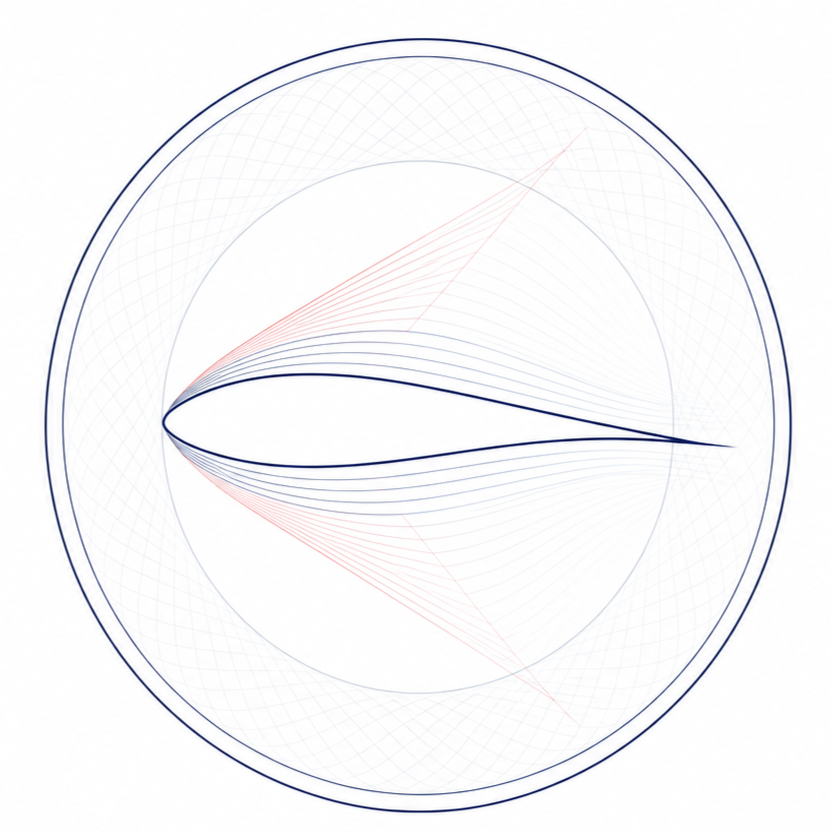
#> input picture airfoil - copy.png, 831 x 833 px
$ python trace_streams.py
#> lines starting #> are read from the running program, lines starting #| are printed output that depends on the picture
"""Track the emblem's flow streamlines and red fan rays as continuous curves.

The previous generator (rebuild_logo_flow_and_tail.py) built the flow bands by
interpolating a handful of hand-entered guide values with PCHIP. PCHIP is only
C1, so curvature jumps at every guide point, and the per-4px cubic emission
faithfully reproduced those jumps: the rendered streamlines visibly kink instead
of flowing. The red fan was worse - straight segments to fixed end points, so
the rays cut across the blue streamlines instead of hugging them and spreading
gradually.

This module measures the strokes instead. Each stroke is followed column by
column with sub-pixel ridge detection and slope prediction, which keeps
neighbouring streamlines from being swapped, then the polyline is fitted with a
natural C2 cubic spline. Only the spline knots are written to the SVG, so the
emitted path is smooth by construction.
"""

from __future__ import annotations

import argparse
from dataclasses import dataclass, field
from pathlib import Path

import numpy as np
from PIL import Image
from scipy.interpolate import CubicSpline
from scipy.signal import savgol_filter

ROOT = Path(__file__).resolve().parent.parent


def load_rgb(path: Path) -> np.ndarray:
    img = Image.open(path)
    if img.mode in ("RGBA", "LA", "P"):
        img = img.convert("RGBA")
        flat = Image.new("RGBA", img.size, (255, 255, 255, 255))
        flat.alpha_composite(img)
        img = flat
    return np.asarray(img.convert("RGB"), dtype=np.float64)


def responses(rgb: np.ndarray) -> dict[str, np.ndarray]:
    """Per-family ridge response maps.

    `ink` is total coverage; `chroma` is positive for the cool strokes and
    negative for the warm ones, which separates the red fan from the blue
    streamlines even where they cross.
    """
    r, g, b = rgb[..., 0], rgb[..., 1], rgb[..., 2]
    ink = 255.0 - rgb.min(axis=2)
    chroma = (b + g) / 2.0 - r
    return {
        "ink": ink,
        "red": np.where(chroma < -2.0, ink, 0.0),
        "blue": np.where(chroma > 2.0, ink, 0.0),
        "dark": 255.0 - rgb.mean(axis=2) + 0.55 * np.maximum(0.0, b - r),
    }


def column_peaks(resp: np.ndarray, x: int, y0: float, y1: float, thresh: float) -> list[float]:
    """Sub-pixel local maxima of one column between y0 and y1."""
    lo, hi = max(1, int(np.floor(y0))), min(resp.shape[0] - 2, int(np.ceil(y1)))
    col = resp[:, x]
    out: list[float] = []
    for y in range(lo, hi + 1):
        if col[y] < thresh or col[y] < col[y - 1] or col[y] < col[y + 1]:
            continue
        denom = col[y - 1] - 2.0 * col[y] + col[y + 1]
        shift = 0.0 if abs(denom) < 1e-9 else 0.5 * (col[y - 1] - col[y + 1]) / denom
        out.append(y + float(np.clip(shift, -1.0, 1.0)))
    merged: list[float] = []
    for y in out:
        if merged and y - merged[-1] < 2.0:
            merged[-1] = 0.5 * (merged[-1] + y)
        else:
            merged.append(y)
    return merged


@dataclass
class Stream:
    xs: list[float] = field(default_factory=list)
    ys: list[float] = field(default_factory=list)

    def as_arrays(self) -> tuple[np.ndarray, np.ndarray]:
        order = np.argsort(self.xs)
        return np.asarray(self.xs)[order], np.asarray(self.ys)[order]


def track(
    resp: np.ndarray,
    seed_x: int,
    seed_y: float,
    x_min: int,
    x_max: int,
    thresh: float,
    step: int = 2,
    window: float = 3.0,
    max_slope_change: float = 1.4,
) -> Stream:
    """Follow one ridge left and right of a seed using slope extrapolation."""
    s = Stream([float(seed_x)], [float(seed_y)])
    for direction in (+1, -1):
        x, y, slope, misses = seed_x, seed_y, 0.0, 0
        while True:
            nx = x + direction * step
            if nx < x_min or nx > x_max:
                break
            predicted = y + slope * direction * step
            cands = column_peaks(resp, int(nx), predicted - window, predicted + window, thresh)
            if not cands:
                misses += 1
                if misses > 3:
                    break
                x, y = nx, predicted
                continue
            misses = 0
            ny = min(cands, key=lambda c: abs(c - predicted))
            new_slope = (ny - y) / (direction * step)
            if abs(new_slope - slope) > max_slope_change:
                new_slope = slope + np.sign(new_slope - slope) * max_slope_change
                ny = y + new_slope * direction * step
            slope = new_slope
            x, y = nx, ny
            s.xs.append(float(x))
            s.ys.append(float(y))
    return s


# [22 lines left out: functions fmt, spline_to_path, not called in this run]


def report(name: str, streams: list[Stream]) -> None:
    print(f"--- {name}: {len(streams)} streams ---")
    for i, s in enumerate(streams):
        x, y = s.as_arrays()
        if x.size < 4:
            print(f"  {i:2d}: too short ({x.size} samples)")
            continue
        print(
            f"  {i:2d}: x {x[0]:6.1f}..{x[-1]:6.1f} ({x.size:3d} pts)"
            f"  y {y.min():6.1f}..{y.max():6.1f}  start {y[0]:6.1f} end {y[-1]:6.1f}"
        )


def main() -> None:
    ap = argparse.ArgumentParser()
    ap.add_argument("--png", default="airfoil - copy.png")
    ap.add_argument("--family", default="blue", choices=["blue", "red", "dark", "ink"])
    ap.add_argument("--seed-x", type=int, default=400)
    ap.add_argument("--band", default="300,430", help="y0,y1 to look for seeds in")
    ap.add_argument("--x-range", default="170,760")
    ap.add_argument("--thresh", type=float, default=10.0)
    ap.add_argument("--knot-step", type=float, default=16.0)
    ap.add_argument("--emit", action="store_true", help="print SVG path data")
    args = ap.parse_args()

    rgb = load_rgb(ROOT / args.png)
#> in load_rgb, img is the input picture: PIL image 831x833 RGBA; mean R, G, B, A 249, 248.9, 250.3, 255
    resp = responses(rgb)[args.family]
#> in responses, `r, g, b = rgb[..., 0], rgb[..., 1], rgb[..., 2]`:
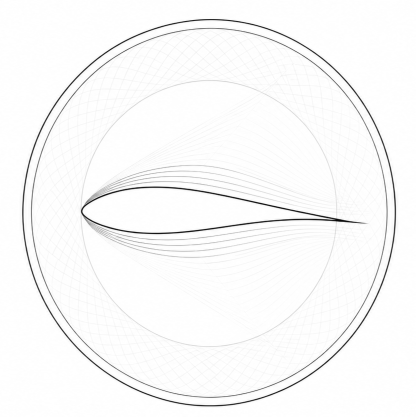
#> r: shape (833, 831) float64 (shown at 1/2 size); min 0, max 255, mean 249
#> in responses, `r, g, b = rgb[..., 0], rgb[..., 1], rgb[..., 2]`:
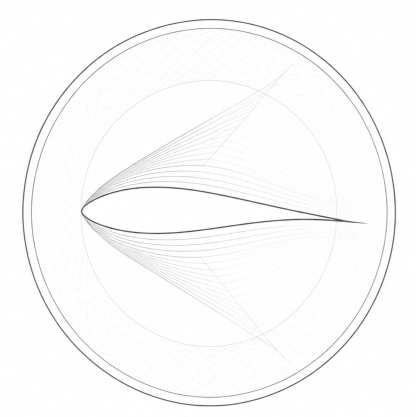
#> b: shape (833, 831) float64 (shown at 1/2 size); min 48, max 255, mean 250.3
#> in responses, `ink = 255.0 - rgb.min(axis=2)`:
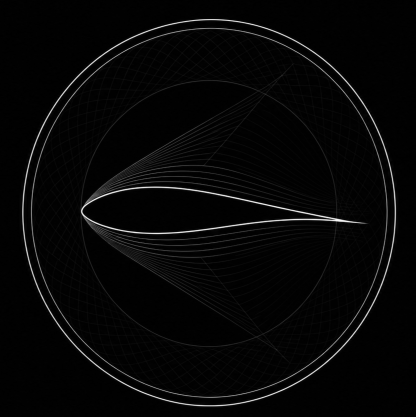
#> ink: shape (833, 831) float64 (shown at 1/2 size); min 0, max 255, mean 6.5
#> in responses, `chroma = (b + g) / 2.0 - r`:
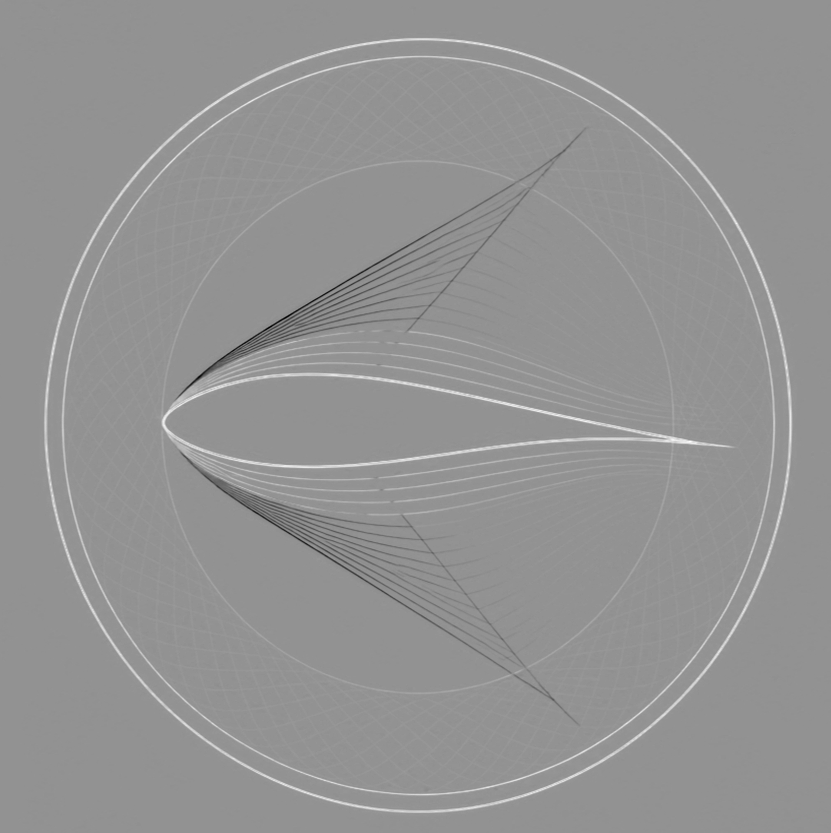
#> chroma: shape (833, 831) float64; min -79.5, max 59, mean 0.7; drawn with min black and max white
    y0, y1 = (float(v) for v in args.band.split(","))
    x_min, x_max = (int(v) for v in args.x_range.split(","))

    seeds = column_peaks(resp, args.seed_x, y0, y1, args.thresh)
#> in column_peaks, `col = resp[:, x]`: col = 833 values, max 248 at index 382, min 0 at index 0, mean 4.8
#> the loop in column_peaks, `for y in range(lo, hi + 1):` made 131 passes
#> (denom, shift) on passes 32, 44, 56: (-76, -0.25), (-96, 0.0208), (-93, 0.188)
#> after the loop in column_peaks, `for y in range(lo, hi + 1):`: out = [330.8, 343, 355.2, 367.4, 381.9]
#> the loop in column_peaks, `for y in out:` made 5 passes
#> y on passes 1 to 5: 330.8, 343, 355.2, 367.4, 381.9
#> seeds = [330.8, 343, 355.2, 367.4, 381.9]
    print(f"{args.family}: {len(seeds)} seeds at x={args.seed_x} -> {[round(s, 1) for s in seeds]}")
#| blue: 5 seeds at x=400 -> [330.8, 343.0, 355.2, 367.4, 381.9]
    streams = [track(resp, args.seed_x, s, x_min, x_max, args.thresh) for s in seeds]
#> the loop in track, `for direction in (+1, -1):` made 2 passes
#> after the loop in track, `for direction in (+1, -1):`: s.xs = 134 values, max 672 at index 131, min 396 at index 133, mean 532.9; s.ys = 134 values, max 404.7 at index 129, min 330.6 at index 133, mean 364.9
#> the loop in track (call 2), `for direction in (+1, -1):` made 2 passes
    report(f"{args.family} @x{args.seed_x}", streams)
#| --- blue @x400: 5 streams ---
#> the loop in report, `for i, s in enumerate(streams):` made 5 passes
#|    0: x  396.0.. 672.0 (134 pts)  y  330.6.. 404.7  start  330.6 end  394.7
#|    1: x  194.0.. 660.0 (230 pts)  y  341.7.. 410.0  start  396.1 end  410.0
#|    2: x  178.0.. 704.0 (257 pts)  y  352.1.. 428.0  start  404.9 end  428.0
#|    3: x  178.0.. 688.0 (252 pts)  y  362.4.. 425.2  start  404.9 end  425.2
#|    4: x  170.0.. 736.0 (284 pts)  y  373.9.. 446.8  start  410.6 end  446.8

    if args.emit:
        for s in streams:
            x, y = s.as_arrays()
            if x.size < 8:
                continue
            win = min(11, (x.size // 2) * 2 + 1)
            ys = savgol_filter(y, win, 3, mode="interp") if win >= 5 else y
            print(f'      <path d="{spline_to_path(x, ys, args.knot_step)}"/>')


if __name__ == "__main__":
    main()

$ run again, with z7875016965903_75c8e46bf1dda2132ccdbcfb873d0fa3.jpg saved as airfoil - copy.png
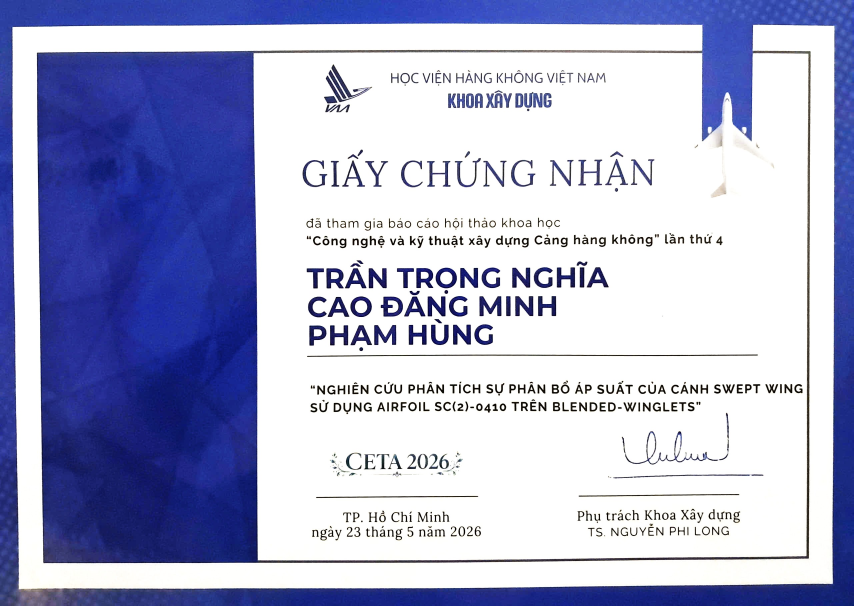
#> input picture z7875016965903_75c8e46bf1dda2132ccdbcfb873d0fa3.jpg, 2560 x 1817 px (shown at 1/3 size)
#> in load_rgb, img is the input picture: PIL image 2560x1817 RGB; mean R, G, B 172.7, 176.8, 209.2
#> in responses, `chroma = (b + g) / 2.0 - r`:
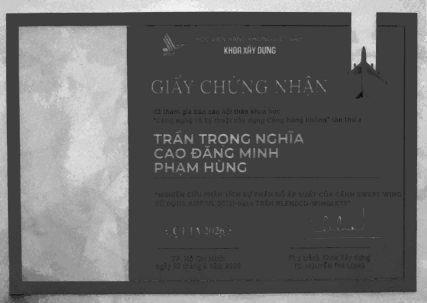
#> chroma: shape (1817, 2560) float64 (shown at 1/6 size); min -31.5, max 95, mean 20.3; drawn with min black and max white
#> in main, `resp = responses(rgb)[args.family]`:
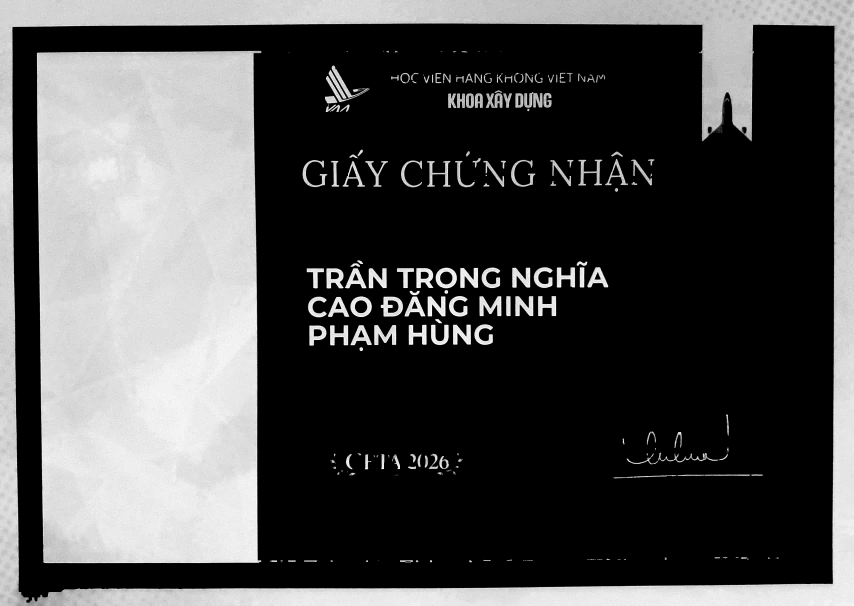
#> resp: shape (1817, 2560) float64 (shown at 1/3 size); min 0, max 255, mean 77.7
#> col = 1817 values, max 248 at index 1687, min 0 at index 79, mean 205.2
#> the loop in column_peaks, `for y in range(lo, hi + 1):` made 131 passes
#> (denom, shift) on passes 1 to 8: (0, 0), (0, 0), (0, 0), (0, 0), (0, 0), (0, 0), (0, 0), (0, 0)
#> after the loop in column_peaks, `for y in range(lo, hi + 1):`: out = 81 values from 300 to 427.5
#> the loop in column_peaks, `for y in out:` made 81 passes
#> y on passes 1 to 8: 300, 301, 302, 303, 304, 305, 306, 307
#> after the loop in column_peaks, `for y in out:`: merged = 25 values from 307.8 to 427.5
#| blue: 25 seeds at x=400 -> [307.8, 310.5, 313.0, 321.5, 325.0, 329.0, 332.7, 349.0, 357.8, 362.2, 365.8, 368.0, 374.9, 377.0, 380.4, 382.8, 388.1, 390.8, 393.5, 402.8, 406.0, 409.8, 413.5, 416.4, 427.5]
#> the loop in track, `for direction in (+1, -1):` made 2 passes
#> after the loop in track, `for direction in (+1, -1):`: s.xs = 129 values, max 544 at index 69, min 278 at index 128, mean 410.7; s.ys = 129 values, max 1810 at index 128, min 307.8 at index 0, mean 778.3
#> the loop in track (call 2), `for direction in (+1, -1):` made 2 passes
#| --- blue @x400: 25 streams ---
#> the loop in report, `for i, s in enumerate(streams):` made 25 passes
#|    0: x  278.0.. 544.0 (129 pts)  y  307.8..1810.0  start 1810.0 end 1792.3
#|    1: x  278.0.. 760.0 (237 pts)  y  307.8..1810.0  start 1810.0 end  589.0
#|    2: x  278.0.. 760.0 (237 pts)  y  307.8..1810.0  start 1810.0 end  589.0
#|    3: x  288.0.. 760.0 (233 pts)  y  313.2..1776.2  start 1776.2 end  589.0
#|    4: x  288.0.. 570.0 (140 pts)  y  308.1..1776.2  start 1776.2 end 1661.1
#> (further printed lines are left out)
